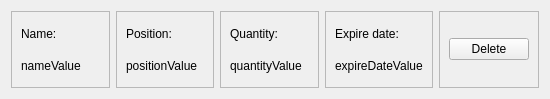
<?xml version="1.0" encoding="UTF-8"?>
<ui version="4.0">
 <class>StorageSingleFrame</class>
 <widget class="QWidget" name="StorageSingleFrame">
  <property name="geometry">
   <rect>
    <x>0</x>
    <y>0</y>
    <width>550</width>
    <height>99</height>
   </rect>
  </property>
  <property name="windowTitle">
   <string>Form</string>
  </property>
  <layout class="QHBoxLayout" name="horizontalLayout">
   <item>
    <widget class="QFrame" name="FirstLine">
     <property name="frameShape">
      <enum>QFrame::StyledPanel</enum>
     </property>
     <property name="frameShadow">
      <enum>QFrame::Raised</enum>
     </property>
     <layout class="QVBoxLayout" name="verticalLayout_3">
      <item>
       <widget class="QLabel" name="NameLabel">
        <property name="text">
         <string>Name:</string>
        </property>
       </widget>
      </item>
      <item>
       <widget class="QLabel" name="NameValue">
        <property name="text">
         <string>nameValue</string>
        </property>
       </widget>
      </item>
     </layout>
    </widget>
   </item>
   <item>
    <widget class="QFrame" name="SecondLine">
     <property name="frameShape">
      <enum>QFrame::StyledPanel</enum>
     </property>
     <property name="frameShadow">
      <enum>QFrame::Raised</enum>
     </property>
     <layout class="QVBoxLayout" name="verticalLayout_4">
      <item>
       <widget class="QLabel" name="PositionLabel">
        <property name="text">
         <string>Position:</string>
        </property>
       </widget>
      </item>
      <item>
       <widget class="QLabel" name="PositionValue">
        <property name="text">
         <string>positionValue</string>
        </property>
       </widget>
      </item>
     </layout>
    </widget>
   </item>
   <item>
    <widget class="QFrame" name="ThirdLine">
     <property name="frameShape">
      <enum>QFrame::StyledPanel</enum>
     </property>
     <property name="frameShadow">
      <enum>QFrame::Raised</enum>
     </property>
     <layout class="QVBoxLayout" name="verticalLayout_5">
      <item>
       <widget class="QLabel" name="QuantityLabel">
        <property name="text">
         <string>Quantity:</string>
        </property>
       </widget>
      </item>
      <item>
       <widget class="QLabel" name="QuantityValue">
        <property name="text">
         <string>quantityValue</string>
        </property>
       </widget>
      </item>
     </layout>
    </widget>
   </item>
   <item>
    <widget class="QFrame" name="FourthLine">
     <property name="frameShape">
      <enum>QFrame::StyledPanel</enum>
     </property>
     <property name="frameShadow">
      <enum>QFrame::Raised</enum>
     </property>
     <layout class="QVBoxLayout" name="verticalLayout_6">
      <item>
       <widget class="QLabel" name="ExpireDateLabel">
        <property name="text">
         <string>Expire date:</string>
        </property>
       </widget>
      </item>
      <item>
       <widget class="QLabel" name="ExpireDateValue">
        <property name="text">
         <string>expireDateValue</string>
        </property>
       </widget>
      </item>
     </layout>
    </widget>
   </item>
   <item>
    <widget class="QFrame" name="ButtonLine">
     <property name="frameShape">
      <enum>QFrame::StyledPanel</enum>
     </property>
     <property name="frameShadow">
      <enum>QFrame::Raised</enum>
     </property>
     <layout class="QVBoxLayout" name="verticalLayout_2">
      <item>
       <widget class="QPushButton" name="DeleteButton">
        <property name="text">
         <string>Delete</string>
        </property>
       </widget>
      </item>
     </layout>
    </widget>
   </item>
  </layout>
 </widget>
 <resources/>
 <connections>
  <connection>
   <sender>DeleteButton</sender>
   <signal>clicked()</signal>
   <receiver>StorageSingleFrame</receiver>
   <slot>DeleteButtonClicked()</slot>
   <hints>
    <hint type="sourcelabel">
     <x>199</x>
     <y>264</y>
    </hint>
    <hint type="destinationlabel">
     <x>199</x>
     <y>149</y>
    </hint>
   </hints>
  </connection>
 </connections>
</ui>
